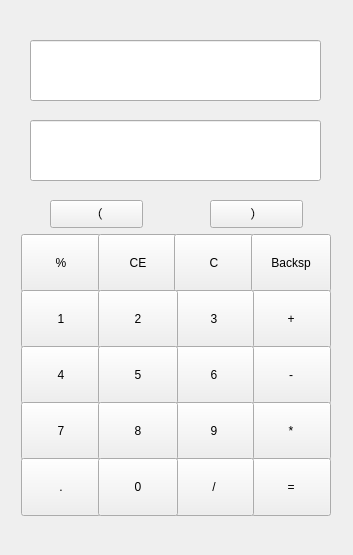
<?xml version="1.0" encoding="UTF-8"?>
<ui version="4.0">
 <class>Widget</class>
 <widget class="QWidget" name="Widget">
  <property name="geometry">
   <rect>
    <x>0</x>
    <y>0</y>
    <width>353</width>
    <height>555</height>
   </rect>
  </property>
  <property name="windowTitle">
   <string>Widget</string>
  </property>
  <widget class="QPushButton" name="pushButton_sur">
   <property name="geometry">
    <rect>
     <x>21</x>
     <y>234</y>
     <width>80</width>
     <height>58</height>
    </rect>
   </property>
   <property name="text">
    <string>%</string>
   </property>
  </widget>
  <widget class="QPushButton" name="pushButton_CE">
   <property name="geometry">
    <rect>
     <x>98</x>
     <y>234</y>
     <width>80</width>
     <height>58</height>
    </rect>
   </property>
   <property name="text">
    <string>CE</string>
   </property>
  </widget>
  <widget class="QPushButton" name="pushButton_C">
   <property name="geometry">
    <rect>
     <x>174</x>
     <y>234</y>
     <width>80</width>
     <height>58</height>
    </rect>
   </property>
   <property name="text">
    <string>C</string>
   </property>
  </widget>
  <widget class="QPushButton" name="pushButton_B">
   <property name="geometry">
    <rect>
     <x>251</x>
     <y>234</y>
     <width>80</width>
     <height>58</height>
    </rect>
   </property>
   <property name="text">
    <string>Backsp</string>
   </property>
  </widget>
  <widget class="QPushButton" name="pushButton_add">
   <property name="geometry">
    <rect>
     <x>251</x>
     <y>290</y>
     <width>80</width>
     <height>58</height>
    </rect>
   </property>
   <property name="text">
    <string>+</string>
   </property>
  </widget>
  <widget class="QPushButton" name="pushButton_3">
   <property name="geometry">
    <rect>
     <x>174</x>
     <y>290</y>
     <width>80</width>
     <height>58</height>
    </rect>
   </property>
   <property name="text">
    <string>3</string>
   </property>
  </widget>
  <widget class="QPushButton" name="pushButton_1">
   <property name="geometry">
    <rect>
     <x>21</x>
     <y>290</y>
     <width>80</width>
     <height>58</height>
    </rect>
   </property>
   <property name="text">
    <string>1</string>
   </property>
  </widget>
  <widget class="QPushButton" name="pushButton_2">
   <property name="geometry">
    <rect>
     <x>98</x>
     <y>290</y>
     <width>80</width>
     <height>58</height>
    </rect>
   </property>
   <property name="text">
    <string>2</string>
   </property>
  </widget>
  <widget class="QPushButton" name="pushButton_sub">
   <property name="geometry">
    <rect>
     <x>251</x>
     <y>346</y>
     <width>80</width>
     <height>58</height>
    </rect>
   </property>
   <property name="text">
    <string>-</string>
   </property>
  </widget>
  <widget class="QPushButton" name="pushButton_6">
   <property name="geometry">
    <rect>
     <x>174</x>
     <y>346</y>
     <width>80</width>
     <height>58</height>
    </rect>
   </property>
   <property name="text">
    <string>6</string>
   </property>
  </widget>
  <widget class="QPushButton" name="pushButton_4">
   <property name="geometry">
    <rect>
     <x>21</x>
     <y>346</y>
     <width>80</width>
     <height>58</height>
    </rect>
   </property>
   <property name="text">
    <string>4</string>
   </property>
  </widget>
  <widget class="QPushButton" name="pushButton_5">
   <property name="geometry">
    <rect>
     <x>98</x>
     <y>346</y>
     <width>80</width>
     <height>58</height>
    </rect>
   </property>
   <property name="text">
    <string>5</string>
   </property>
  </widget>
  <widget class="QPushButton" name="pushButton_mul">
   <property name="geometry">
    <rect>
     <x>251</x>
     <y>402</y>
     <width>80</width>
     <height>58</height>
    </rect>
   </property>
   <property name="text">
    <string>*</string>
   </property>
  </widget>
  <widget class="QPushButton" name="pushButton_9">
   <property name="geometry">
    <rect>
     <x>174</x>
     <y>402</y>
     <width>80</width>
     <height>58</height>
    </rect>
   </property>
   <property name="text">
    <string>9</string>
   </property>
  </widget>
  <widget class="QPushButton" name="pushButton_7">
   <property name="geometry">
    <rect>
     <x>21</x>
     <y>402</y>
     <width>80</width>
     <height>58</height>
    </rect>
   </property>
   <property name="text">
    <string>7</string>
   </property>
  </widget>
  <widget class="QPushButton" name="pushButton_8">
   <property name="geometry">
    <rect>
     <x>98</x>
     <y>402</y>
     <width>80</width>
     <height>58</height>
    </rect>
   </property>
   <property name="text">
    <string>8</string>
   </property>
  </widget>
  <widget class="QPushButton" name="pushButton_equ">
   <property name="geometry">
    <rect>
     <x>251</x>
     <y>458</y>
     <width>80</width>
     <height>58</height>
    </rect>
   </property>
   <property name="text">
    <string>=</string>
   </property>
  </widget>
  <widget class="QPushButton" name="pushButton_div">
   <property name="geometry">
    <rect>
     <x>174</x>
     <y>458</y>
     <width>80</width>
     <height>58</height>
    </rect>
   </property>
   <property name="text">
    <string>/</string>
   </property>
  </widget>
  <widget class="QPushButton" name="pushButton_dot">
   <property name="geometry">
    <rect>
     <x>21</x>
     <y>458</y>
     <width>80</width>
     <height>58</height>
    </rect>
   </property>
   <property name="text">
    <string>.</string>
   </property>
  </widget>
  <widget class="QPushButton" name="pushButton_0">
   <property name="geometry">
    <rect>
     <x>98</x>
     <y>458</y>
     <width>80</width>
     <height>58</height>
    </rect>
   </property>
   <property name="text">
    <string>0</string>
   </property>
  </widget>
  <widget class="QLineEdit" name="lineEdit">
   <property name="geometry">
    <rect>
     <x>30</x>
     <y>40</y>
     <width>291</width>
     <height>61</height>
    </rect>
   </property>
  </widget>
  <widget class="QLineEdit" name="lineEdit_2">
   <property name="geometry">
    <rect>
     <x>30</x>
     <y>120</y>
     <width>291</width>
     <height>61</height>
    </rect>
   </property>
  </widget>
  <widget class="QPushButton" name="pushButton_11">
   <property name="geometry">
    <rect>
     <x>50</x>
     <y>200</y>
     <width>93</width>
     <height>28</height>
    </rect>
   </property>
   <property name="text">
    <string>（</string>
   </property>
  </widget>
  <widget class="QPushButton" name="pushButton_10">
   <property name="geometry">
    <rect>
     <x>210</x>
     <y>200</y>
     <width>93</width>
     <height>28</height>
    </rect>
   </property>
   <property name="text">
    <string>）</string>
   </property>
  </widget>
 </widget>
 <layoutdefault spacing="6" margin="11"/>
 <resources/>
 <connections/>
</ui>
